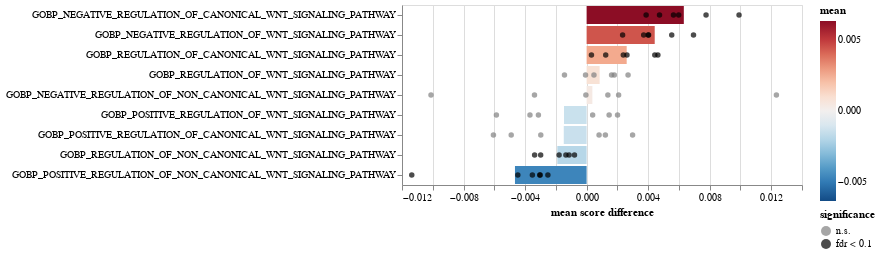

The notebook cell this image was saved under:
### Code cell
tmp_res = res.loc[lambda x: x["variable"].isin(selected_wnt_pathways)].pipe(
    sh.util.fdr_correction
)
ch = sh.pairwise.plot_paired_fc(
    pb_pw_malignant_b2,
    groupby="cell_phenotype",
    paired_by="patient",
    metric="diff",
    var_names=selected_wnt_pathways,
    de_res_df=tmp_res,
    pvalue_col="fdr",
    var_col="variable",
    swap_axes=True,
)
ch.save(f"{artifact_dir}/gobp_wnt_malignant_b_vs_DUSP1ʰᶦ╱FOSBʰᶦ╱JUNDʰᶦ_barchart.svg")
ch.display()

### Figure 1 — Vega-Lite specification as saved in the notebook (floating-point values rounded to 4 significant figures)
{"config": {"view": {"continuousWidth": 400, "continuousHeight": 300}}, "layer": [{"data": {"name": "data-2b626916196da4bb661642bfc85ad443"}, "mark": "bar", "encoding": {"color": {"field": "mean", "scale": {"domain": [-0.006318, 0.006318], "reverse": true, "scheme": "redblue"}, "type": "quantitative"}, "x": {"field": "mean", "type": "quantitative"}, "y": {"field": "variable", "sort": ["GOBP_NEGATIVE_REGULATION_OF_CANONICAL_WNT_SIGNALING_PATHWAY", "GOBP_NEGATIVE_REGULATION_OF_WNT_SIGNALING_PATHWAY", "GOBP_REGULATION_OF_CANONICAL_WNT_SIGNALING_PATHWAY", "GOBP_REGULATION_OF_WNT_SIGNALING_PATHWAY", "GOBP_NEGATIVE_REGULATION_OF_NON_CANONICAL_WNT_SIGNALING_PATHWAY", "GOBP_POSITIVE_REGULATION_OF_WNT_SIGNALING_PATHWAY", "GOBP_POSITIVE_REGULATION_OF_CANONICAL_WNT_SIGNALING_PATHWAY", "GOBP_REGULATION_OF_NON_CANONICAL_WNT_SIGNALING_PATHWAY", "GOBP_POSITIVE_REGULATION_OF_NON_CANONICAL_WNT_SIGNALING_PATHWAY"], "type": "nominal"}}}, {"data": {"name": "data-53b41438c39865865d033e9112b13b99"}, "mark": "circle", "encoding": {"color": {"field": "significance", "scale": {"domain": ["n.s.", "fdr < 0.1"], "range": ["grey", "black"]}, "type": "nominal"}, "x": {"field": "value", "title": "mean score difference", "type": "quantitative"}, "y": {"axis": {"labelLimit": 500, "title": ""}, "field": "variable", "sort": ["GOBP_NEGATIVE_REGULATION_OF_CANONICAL_WNT_SIGNALING_PATHWAY", "GOBP_NEGATIVE_REGULATION_OF_WNT_SIGNALING_PATHWAY", "GOBP_REGULATION_OF_CANONICAL_WNT_SIGNALING_PATHWAY", "GOBP_REGULATION_OF_WNT_SIGNALING_PATHWAY", "GOBP_NEGATIVE_REGULATION_OF_NON_CANONICAL_WNT_SIGNALING_PATHWAY", "GOBP_POSITIVE_REGULATION_OF_WNT_SIGNALING_PATHWAY", "GOBP_POSITIVE_REGULATION_OF_CANONICAL_WNT_SIGNALING_PATHWAY", "GOBP_REGULATION_OF_NON_CANONICAL_WNT_SIGNALING_PATHWAY", "GOBP_POSITIVE_REGULATION_OF_NON_CANONICAL_WNT_SIGNALING_PATHWAY"], "type": "nominal"}}}], "$schema": "https://vega.github.io/schema/vega-lite/v4.17.0.json", "datasets": {"data-2b626916196da4bb661642bfc85ad443": [{"variable": "GOBP_NEGATIVE_REGULATION_OF_CANONICAL_WNT_SIGNALING_PATHWAY", "mean": 0.006318}, {"variable": "GOBP_NEGATIVE_REGULATION_OF_NON_CANONICAL_WNT_SIGNALING_PATHWAY", "mean": 0.0003743}, {"variable": "GOBP_NEGATIVE_REGULATION_OF_WNT_SIGNALING_PATHWAY", "mean": 0.004427}, {"variable": "GOBP_POSITIVE_REGULATION_OF_CANONICAL_WNT_SIGNALING_PATHWAY", "mean": -0.001486}, {"variable": "GOBP_POSITIVE_REGULATION_OF_NON_CANONICAL_WNT_SIGNALING_PATHWAY", "mean": -0.004657}, {"variable": "GOBP_POSITIVE_REGULATION_OF_WNT_SIGNALING_PATHWAY", "mean": -0.001469}, {"variable": "GOBP_REGULATION_OF_CANONICAL_WNT_SIGNALING_PATHWAY", "mean": 0.002605}, {"variable": "GOBP_REGULATION_OF_NON_CANONICAL_WNT_SIGNALING_PATHWAY", "mean": -0.001905}, {"variable": "GOBP_REGULATION_OF_WNT_SIGNALING_PATHWAY", "mean": 0.0008473}], "data-53b41438c39865865d033e9112b13b99": [{"patient": "P1", "variable": "GOBP_NEGATIVE_REGULATION_OF_CANONICAL_WNT_SIGNALING_PATHWAY", "value": 0.007764, "mean": 0.006318, "coef": 0.006318, "intercept": -0.01806, "pvalue": 0.0008818, "group": "DUSP1ʰᶦ╱FOSBʰᶦ╱JUNDʰᶦ", "fdr": 0.004776, "significance": "fdr < 0.1"}, {"patient": "P2", "variable": "GOBP_NEGATIVE_REGULATION_OF_CANONICAL_WNT_SIGNALING_PATHWAY", "value": 0.005646, "mean": 0.006318, "coef": 0.006318, "intercept": -0.01806, "pvalue": 0.0008818, "group": "DUSP1ʰᶦ╱FOSBʰᶦ╱JUNDʰᶦ", "fdr": 0.004776, "significance": "fdr < 0.1"}, {"patient": "P3", "variable": "GOBP_NEGATIVE_REGULATION_OF_CANONICAL_WNT_SIGNALING_PATHWAY", "value": 0.009908, "mean": 0.006318, "coef": 0.006318, "intercept": -0.01806, "pvalue": 0.0008818, "group": "DUSP1ʰᶦ╱FOSBʰᶦ╱JUNDʰᶦ", "fdr": 0.004776, "significance": "fdr < 0.1"}, {"patient": "P4", "variable": "GOBP_NEGATIVE_REGULATION_OF_CANONICAL_WNT_SIGNALING_PATHWAY", "value": 0.005986, "mean": 0.006318, "coef": 0.006318, "intercept": -0.01806, "pvalue": 0.0008818, "group": "DUSP1ʰᶦ╱FOSBʰᶦ╱JUNDʰᶦ", "fdr": 0.004776, "significance": "fdr < 0.1"}, {"patient": "P5", "variable": "GOBP_NEGATIVE_REGULATION_OF_CANONICAL_WNT_SIGNALING_PATHWAY", "value": 0.004739, "mean": 0.006318, "coef": 0.006318, "intercept": -0.01806, "pvalue": 0.0008818, "group": "DUSP1ʰᶦ╱FOSBʰᶦ╱JUNDʰᶦ", "fdr": 0.004776, "significance": "fdr < 0.1"}, {"patient": "P6", "variable": "GOBP_NEGATIVE_REGULATION_OF_CANONICAL_WNT_SIGNALING_PATHWAY", "value": 0.003868, "mean": 0.006318, "coef": 0.006318, "intercept": -0.01806, "pvalue": 0.0008818, "group": "DUSP1ʰᶦ╱FOSBʰᶦ╱JUNDʰᶦ", "fdr": 0.004776, "significance": "fdr < 0.1"}, {"patient": "P1", "variable": "GOBP_NEGATIVE_REGULATION_OF_NON_CANONICAL_WNT_SIGNALING_PATHWAY", "value": 0.01234, "mean": 0.0003743, "coef": 0.0003743, "intercept": 0.02144, "pvalue": 0.9058, "group": "DUSP1ʰᶦ╱FOSBʰᶦ╱JUNDʰᶦ", "fdr": 0.9058, "significance": "n.s."}, {"patient": "P2", "variable": "GOBP_NEGATIVE_REGULATION_OF_NON_CANONICAL_WNT_SIGNALING_PATHWAY", "value": -4.808e-05, "mean": 0.0003743, "coef": 0.0003743, "intercept": 0.02144, "pvalue": 0.9058, "group": "DUSP1ʰᶦ╱FOSBʰᶦ╱JUNDʰᶦ", "fdr": 0.9058, "significance": "n.s."}, {"patient": "P3", "variable": "GOBP_NEGATIVE_REGULATION_OF_NON_CANONICAL_WNT_SIGNALING_PATHWAY", "value": 0.00208, "mean": 0.0003743, "coef": 0.0003743, "intercept": 0.02144, "pvalue": 0.9058, "group": "DUSP1ʰᶦ╱FOSBʰᶦ╱JUNDʰᶦ", "fdr": 0.9058, "significance": "n.s."}, {"patient": "P4", "variable": "GOBP_NEGATIVE_REGULATION_OF_NON_CANONICAL_WNT_SIGNALING_PATHWAY", "value": 0.001381, "mean": 0.0003743, "coef": 0.0003743, "intercept": 0.02144, "pvalue": 0.9058, "group": "DUSP1ʰᶦ╱FOSBʰᶦ╱JUNDʰᶦ", "fdr": 0.9058, "significance": "n.s."}, {"patient": "P5", "variable": "GOBP_NEGATIVE_REGULATION_OF_NON_CANONICAL_WNT_SIGNALING_PATHWAY", "value": -0.003388, "mean": 0.0003743, "coef": 0.0003743, "intercept": 0.02144, "pvalue": 0.9058, "group": "DUSP1ʰᶦ╱FOSBʰᶦ╱JUNDʰᶦ", "fdr": 0.9058, "significance": "n.s."}, {"patient": "P6", "variable": "GOBP_NEGATIVE_REGULATION_OF_NON_CANONICAL_WNT_SIGNALING_PATHWAY", "value": -0.01011, "mean": 0.0003743, "coef": 0.0003743, "intercept": 0.02144, "pvalue": 0.9058, "group": "DUSP1ʰᶦ╱FOSBʰᶦ╱JUNDʰᶦ", "fdr": 0.9058, "significance": "n.s."}, {"patient": "P1", "variable": "GOBP_NEGATIVE_REGULATION_OF_WNT_SIGNALING_PATHWAY", "value": 0.005533, "mean": 0.004427, "coef": 0.004427, "intercept": -0.01292, "pvalue": 0.001061, "group": "DUSP1ʰᶦ╱FOSBʰᶦ╱JUNDʰᶦ", "fdr": 0.004776, "significance": "fdr < 0.1"}, {"patient": "P2", "variable": "GOBP_NEGATIVE_REGULATION_OF_WNT_SIGNALING_PATHWAY", "value": 0.004, "mean": 0.004427, "coef": 0.004427, "intercept": -0.01292, "pvalue": 0.001061, "group": "DUSP1ʰᶦ╱FOSBʰᶦ╱JUNDʰᶦ", "fdr": 0.004776, "significance": "fdr < 0.1"}, {"patient": "P3", "variable": "GOBP_NEGATIVE_REGULATION_OF_WNT_SIGNALING_PATHWAY", "value": 0.006948, "mean": 0.004427, "coef": 0.004427, "intercept": -0.01292, "pvalue": 0.001061, "group": "DUSP1ʰᶦ╱FOSBʰᶦ╱JUNDʰᶦ", "fdr": 0.004776, "significance": "fdr < 0.1"}, {"patient": "P4", "variable": "GOBP_NEGATIVE_REGULATION_OF_WNT_SIGNALING_PATHWAY", "value": 0.00403, "mean": 0.004427, "coef": 0.004427, "intercept": -0.01292, "pvalue": 0.001061, "group": "DUSP1ʰᶦ╱FOSBʰᶦ╱JUNDʰᶦ", "fdr": 0.004776, "significance": "fdr < 0.1"}, {"patient": "P5", "variable": "GOBP_NEGATIVE_REGULATION_OF_WNT_SIGNALING_PATHWAY", "value": 0.003709, "mean": 0.004427, "coef": 0.004427, "intercept": -0.01292, "pvalue": 0.001061, "group": "DUSP1ʰᶦ╱FOSBʰᶦ╱JUNDʰᶦ", "fdr": 0.004776, "significance": "fdr < 0.1"}, {"patient": "P6", "variable": "GOBP_NEGATIVE_REGULATION_OF_WNT_SIGNALING_PATHWAY", "value": 0.00234, "mean": 0.004427, "coef": 0.004427, "intercept": -0.01292, "pvalue": 0.001061, "group": "DUSP1ʰᶦ╱FOSBʰᶦ╱JUNDʰᶦ", "fdr": 0.004776, "significance": "fdr < 0.1"}, {"patient": "P1", "variable": "GOBP_POSITIVE_REGULATION_OF_CANONICAL_WNT_SIGNALING_PATHWAY", "value": 0.00122, "mean": -0.001486, "coef": -0.001486, "intercept": 0.02068, "pvalue": 0.3669, "group": "DUSP1ʰᶦ╱FOSBʰᶦ╱JUNDʰᶦ", "fdr": 0.4127, "significance": "n.s."}, {"patient": "P2", "variable": "GOBP_POSITIVE_REGULATION_OF_CANONICAL_WNT_SIGNALING_PATHWAY", "value": 0.002988, "mean": -0.001486, "coef": -0.001486, "intercept": 0.02068, "pvalue": 0.3669, "group": "DUSP1ʰᶦ╱FOSBʰᶦ╱JUNDʰᶦ", "fdr": 0.4127, "significance": "n.s."}, {"patient": "P3", "variable": "GOBP_POSITIVE_REGULATION_OF_CANONICAL_WNT_SIGNALING_PATHWAY", "value": -0.006056, "mean": -0.001486, "coef": -0.001486, "intercept": 0.02068, "pvalue": 0.3669, "group": "DUSP1ʰᶦ╱FOSBʰᶦ╱JUNDʰᶦ", "fdr": 0.4127, "significance": "n.s."}, {"patient": "P4", "variable": "GOBP_POSITIVE_REGULATION_OF_CANONICAL_WNT_SIGNALING_PATHWAY", "value": -0.004901, "mean": -0.001486, "coef": -0.001486, "intercept": 0.02068, "pvalue": 0.3669, "group": "DUSP1ʰᶦ╱FOSBʰᶦ╱JUNDʰᶦ", "fdr": 0.4127, "significance": "n.s."}, {"patient": "P5", "variable": "GOBP_POSITIVE_REGULATION_OF_CANONICAL_WNT_SIGNALING_PATHWAY", "value": -0.002979, "mean": -0.001486, "coef": -0.001486, "intercept": 0.02068, "pvalue": 0.3669, "group": "DUSP1ʰᶦ╱FOSBʰᶦ╱JUNDʰᶦ", "fdr": 0.4127, "significance": "n.s."}, {"patient": "P6", "variable": "GOBP_POSITIVE_REGULATION_OF_CANONICAL_WNT_SIGNALING_PATHWAY", "value": 0.00081, "mean": -0.001486, "coef": -0.001486, "intercept": 0.02068, "pvalue": 0.3669, "group": "DUSP1ʰᶦ╱FOSBʰᶦ╱JUNDʰᶦ", "fdr": 0.4127, "significance": "n.s."}, {"patient": "P1", "variable": "GOBP_POSITIVE_REGULATION_OF_NON_CANONICAL_WNT_SIGNALING_PATHWAY", "value": -0.01137, "mean": -0.004657, "coef": -0.004657, "intercept": -0.008852, "pvalue": 0.01918, "group": "DUSP1ʰᶦ╱FOSBʰᶦ╱JUNDʰᶦ", "fdr": 0.03452, "significance": "fdr < 0.1"}, {"patient": "P2", "variable": "GOBP_POSITIVE_REGULATION_OF_NON_CANONICAL_WNT_SIGNALING_PATHWAY", "value": -0.002517, "mean": -0.004657, "coef": -0.004657, "intercept": -0.008852, "pvalue": 0.01918, "group": "DUSP1ʰᶦ╱FOSBʰᶦ╱JUNDʰᶦ", "fdr": 0.03452, "significance": "fdr < 0.1"}, {"patient": "P3", "variable": "GOBP_POSITIVE_REGULATION_OF_NON_CANONICAL_WNT_SIGNALING_PATHWAY", "value": -0.003023, "mean": -0.004657, "coef": -0.004657, "intercept": -0.008852, "pvalue": 0.01918, "group": "DUSP1ʰᶦ╱FOSBʰᶦ╱JUNDʰᶦ", "fdr": 0.03452, "significance": "fdr < 0.1"}, {"patient": "P4", "variable": "GOBP_POSITIVE_REGULATION_OF_NON_CANONICAL_WNT_SIGNALING_PATHWAY", "value": -0.003043, "mean": -0.004657, "coef": -0.004657, "intercept": -0.008852, "pvalue": 0.01918, "group": "DUSP1ʰᶦ╱FOSBʰᶦ╱JUNDʰᶦ", "fdr": 0.03452, "significance": "fdr < 0.1"}, {"patient": "P5", "variable": "GOBP_POSITIVE_REGULATION_OF_NON_CANONICAL_WNT_SIGNALING_PATHWAY", "value": -0.004471, "mean": -0.004657, "coef": -0.004657, "intercept": -0.008852, "pvalue": 0.01918, "group": "DUSP1ʰᶦ╱FOSBʰᶦ╱JUNDʰᶦ", "fdr": 0.03452, "significance": "fdr < 0.1"}, {"patient": "P6", "variable": "GOBP_POSITIVE_REGULATION_OF_NON_CANONICAL_WNT_SIGNALING_PATHWAY", "value": -0.003525, "mean": -0.004657, "coef": -0.004657, "intercept": -0.008852, "pvalue": 0.01918, "group": "DUSP1ʰᶦ╱FOSBʰᶦ╱JUNDʰᶦ", "fdr": 0.03452, "significance": "fdr < 0.1"}, {"patient": "P1", "variable": "GOBP_POSITIVE_REGULATION_OF_WNT_SIGNALING_PATHWAY", "value": 0.0003925, "mean": -0.001469, "coef": -0.001469, "intercept": 0.01158, "pvalue": 0.3117, "group": "DUSP1ʰᶦ╱FOSBʰᶦ╱JUNDʰᶦ", "fdr": 0.4008, "significance": "n.s."}, {"patient": "P2", "variable": "GOBP_POSITIVE_REGULATION_OF_WNT_SIGNALING_PATHWAY", "value": 0.002011, "mean": -0.001469, "coef": -0.001469, "intercept": 0.01158, "pvalue": 0.3117, "group": "DUSP1ʰᶦ╱FOSBʰᶦ╱JUNDʰᶦ", "fdr": 0.4008, "significance": "n.s."}, {"patient": "P3", "variable": "GOBP_POSITIVE_REGULATION_OF_WNT_SIGNALING_PATHWAY", "value": -0.005864, "mean": -0.001469, "coef": -0.001469, "intercept": 0.01158, "pvalue": 0.3117, "group": "DUSP1ʰᶦ╱FOSBʰᶦ╱JUNDʰᶦ", "fdr": 0.4008, "significance": "n.s."}, {"patient": "P4", "variable": "GOBP_POSITIVE_REGULATION_OF_WNT_SIGNALING_PATHWAY", "value": -0.003682, "mean": -0.001469, "coef": -0.001469, "intercept": 0.01158, "pvalue": 0.3117, "group": "DUSP1ʰᶦ╱FOSBʰᶦ╱JUNDʰᶦ", "fdr": 0.4008, "significance": "n.s."}, {"patient": "P5", "variable": "GOBP_POSITIVE_REGULATION_OF_WNT_SIGNALING_PATHWAY", "value": -0.003133, "mean": -0.001469, "coef": -0.001469, "intercept": 0.01158, "pvalue": 0.3117, "group": "DUSP1ʰᶦ╱FOSBʰᶦ╱JUNDʰᶦ", "fdr": 0.4008, "significance": "n.s."}, {"patient": "P6", "variable": "GOBP_POSITIVE_REGULATION_OF_WNT_SIGNALING_PATHWAY", "value": 0.001463, "mean": -0.001469, "coef": -0.001469, "intercept": 0.01158, "pvalue": 0.3117, "group": "DUSP1ʰᶦ╱FOSBʰᶦ╱JUNDʰᶦ", "fdr": 0.4008, "significance": "n.s."}, {"patient": "P1", "variable": "GOBP_REGULATION_OF_CANONICAL_WNT_SIGNALING_PATHWAY", "value": 0.004633, "mean": 0.002605, "coef": 0.002605, "intercept": 0.001641, "pvalue": 0.01354, "group": "DUSP1ʰᶦ╱FOSBʰᶦ╱JUNDʰᶦ", "fdr": 0.03047, "significance": "fdr < 0.1"}, {"patient": "P2", "variable": "GOBP_REGULATION_OF_CANONICAL_WNT_SIGNALING_PATHWAY", "value": 0.004433, "mean": 0.002605, "coef": 0.002605, "intercept": 0.001641, "pvalue": 0.01354, "group": "DUSP1ʰᶦ╱FOSBʰᶦ╱JUNDʰᶦ", "fdr": 0.03047, "significance": "fdr < 0.1"}, {"patient": "P3", "variable": "GOBP_REGULATION_OF_CANONICAL_WNT_SIGNALING_PATHWAY", "value": 0.002385, "mean": 0.002605, "coef": 0.002605, "intercept": 0.001641, "pvalue": 0.01354, "group": "DUSP1ʰᶦ╱FOSBʰᶦ╱JUNDʰᶦ", "fdr": 0.03047, "significance": "fdr < 0.1"}, {"patient": "P4", "variable": "GOBP_REGULATION_OF_CANONICAL_WNT_SIGNALING_PATHWAY", "value": 0.0003132, "mean": 0.002605, "coef": 0.002605, "intercept": 0.001641, "pvalue": 0.01354, "group": "DUSP1ʰᶦ╱FOSBʰᶦ╱JUNDʰᶦ", "fdr": 0.03047, "significance": "fdr < 0.1"}, {"patient": "P5", "variable": "GOBP_REGULATION_OF_CANONICAL_WNT_SIGNALING_PATHWAY", "value": 0.001242, "mean": 0.002605, "coef": 0.002605, "intercept": 0.001641, "pvalue": 0.01354, "group": "DUSP1ʰᶦ╱FOSBʰᶦ╱JUNDʰᶦ", "fdr": 0.03047, "significance": "fdr < 0.1"}, {"patient": "P6", "variable": "GOBP_REGULATION_OF_CANONICAL_WNT_SIGNALING_PATHWAY", "value": 0.002623, "mean": 0.002605, "coef": 0.002605, "intercept": 0.001641, "pvalue": 0.01354, "group": "DUSP1ʰᶦ╱FOSBʰᶦ╱JUNDʰᶦ", "fdr": 0.03047, "significance": "fdr < 0.1"}, {"patient": "P1", "variable": "GOBP_REGULATION_OF_NON_CANONICAL_WNT_SIGNALING_PATHWAY", "value": -0.003381, "mean": -0.001905, "coef": -0.001905, "intercept": 0.005877, "pvalue": 0.006709, "group": "DUSP1ʰᶦ╱FOSBʰᶦ╱JUNDʰᶦ", "fdr": 0.02013, "significance": "fdr < 0.1"}, {"patient": "P2", "variable": "GOBP_REGULATION_OF_NON_CANONICAL_WNT_SIGNALING_PATHWAY", "value": -0.0007883, "mean": -0.001905, "coef": -0.001905, "intercept": 0.005877, "pvalue": 0.006709, "group": "DUSP1ʰᶦ╱FOSBʰᶦ╱JUNDʰᶦ", "fdr": 0.02013, "significance": "fdr < 0.1"}, {"patient": "P3", "variable": "GOBP_REGULATION_OF_NON_CANONICAL_WNT_SIGNALING_PATHWAY", "value": -0.001141, "mean": -0.001905, "coef": -0.001905, "intercept": 0.005877, "pvalue": 0.006709, "group": "DUSP1ʰᶦ╱FOSBʰᶦ╱JUNDʰᶦ", "fdr": 0.02013, "significance": "fdr < 0.1"}, {"patient": "P4", "variable": "GOBP_REGULATION_OF_NON_CANONICAL_WNT_SIGNALING_PATHWAY", "value": -0.001788, "mean": -0.001905, "coef": -0.001905, "intercept": 0.005877, "pvalue": 0.006709, "group": "DUSP1ʰᶦ╱FOSBʰᶦ╱JUNDʰᶦ", "fdr": 0.02013, "significance": "fdr < 0.1"}, {"patient": "P5", "variable": "GOBP_REGULATION_OF_NON_CANONICAL_WNT_SIGNALING_PATHWAY", "value": -0.001347, "mean": -0.001905, "coef": -0.001905, "intercept": 0.005877, "pvalue": 0.006709, "group": "DUSP1ʰᶦ╱FOSBʰᶦ╱JUNDʰᶦ", "fdr": 0.02013, "significance": "fdr < 0.1"}, {"patient": "P6", "variable": "GOBP_REGULATION_OF_NON_CANONICAL_WNT_SIGNALING_PATHWAY", "value": -0.002986, "mean": -0.001905, "coef": -0.001905, "intercept": 0.005877, "pvalue": 0.006709, "group": "DUSP1ʰᶦ╱FOSBʰᶦ╱JUNDʰᶦ", "fdr": 0.02013, "significance": "fdr < 0.1"}, {"patient": "P1", "variable": "GOBP_REGULATION_OF_WNT_SIGNALING_PATHWAY", "value": 0.001623, "mean": 0.0008473, "coef": 0.0008473, "intercept": 0.008465, "pvalue": 0.2229, "group": "DUSP1ʰᶦ╱FOSBʰᶦ╱JUNDʰᶦ", "fdr": 0.3343, "significance": "n.s."}, {"patient": "P2", "variable": "GOBP_REGULATION_OF_WNT_SIGNALING_PATHWAY", "value": 0.002695, "mean": 0.0008473, "coef": 0.0008473, "intercept": 0.008465, "pvalue": 0.2229, "group": "DUSP1ʰᶦ╱FOSBʰᶦ╱JUNDʰᶦ", "fdr": 0.3343, "significance": "n.s."}, {"patient": "P3", "variable": "GOBP_REGULATION_OF_WNT_SIGNALING_PATHWAY", "value": -7.09e-05, "mean": 0.0008473, "coef": 0.0008473, "intercept": 0.008465, "pvalue": 0.2229, "group": "DUSP1ʰᶦ╱FOSBʰᶦ╱JUNDʰᶦ", "fdr": 0.3343, "significance": "n.s."}, {"patient": "P4", "variable": "GOBP_REGULATION_OF_WNT_SIGNALING_PATHWAY", "value": -0.001439, "mean": 0.0008473, "coef": 0.0008473, "intercept": 0.008465, "pvalue": 0.2229, "group": "DUSP1ʰᶦ╱FOSBʰᶦ╱JUNDʰᶦ", "fdr": 0.3343, "significance": "n.s."}, {"patient": "P5", "variable": "GOBP_REGULATION_OF_WNT_SIGNALING_PATHWAY", "value": 0.0004768, "mean": 0.0008473, "coef": 0.0008473, "intercept": 0.008465, "pvalue": 0.2229, "group": "DUSP1ʰᶦ╱FOSBʰᶦ╱JUNDʰᶦ", "fdr": 0.3343, "significance": "n.s."}, {"patient": "P6", "variable": "GOBP_REGULATION_OF_WNT_SIGNALING_PATHWAY", "value": 0.001799, "mean": 0.0008473, "coef": 0.0008473, "intercept": 0.008465, "pvalue": 0.2229, "group": "DUSP1ʰᶦ╱FOSBʰᶦ╱JUNDʰᶦ", "fdr": 0.3343, "significance": "n.s."}]}}
